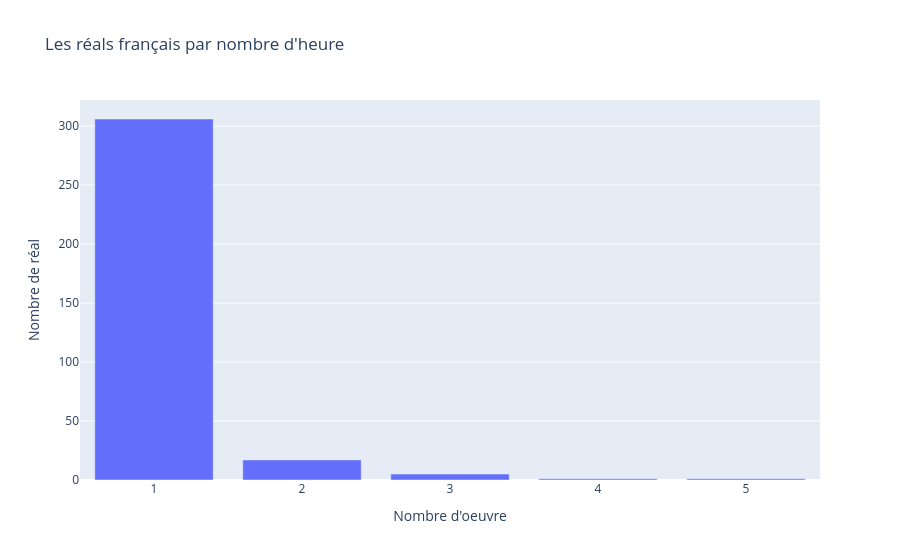

The notebook cell saved with this chart:
### Markdown cell above
## Filtre les réalisateurs par pays

### Code cell
french_directors = df[df["country"].str.contains("France", na=False)]["director"].str.split(", ").explode().dropna().value_counts()
repartition = french_directors.value_counts()

# Matplotlib
plt.figure(figsize=(10, 5))
plt.barh(repartition.index, repartition.values)
plt.title("Les réals français par nombre d'oeuvre créées")
plt.xlabel("Réalisateurs")
plt.ylabel("Nombre d'oeuvre")
plt.tight_layout()
plt.show()

#Seaborn
# Matplotlib
plt.figure(figsize=(10, 5))
sns.barplot(x=repartition.index, y=repartition.values)
plt.title("Les réals français par nombre d'oeuvre créées")
plt.xlabel("Nombre d'oeuvre")
plt.ylabel("Réalisateurs")
plt.tight_layout()
plt.show()

# Plotly
fig = px.bar(
    x=repartition.index,
    y=repartition.values,
    title="Les réals français par nombre d'heure",
    labels={"x": "Nombre d'oeuvre", "y": "Nombre de réal"}
)
fig.show()

### Figure 1 — Plotly figure (JSON) as saved in the notebook; plotly's stock layout.template omitted (floating-point values rounded to 4 significant figures)
{"data": [{"hovertemplate": "Nombre d'oeuvre=%{x}<br>Nombre de réal=%{y}<extra></extra>", "legendgroup": "", "marker": {"color": "#636efa", "pattern": {"shape": ""}}, "name": "", "orientation": "v", "showlegend": false, "textposition": "auto", "type": "bar", "x": [1, 2, 3, 5, 4], "xaxis": "x", "y": [306, 17, 5, 1, 1], "yaxis": "y"}], "layout": {"barmode": "relative", "legend": {"tracegroupgap": 0}, "title": {"text": "Les réals français par nombre d'heure"}, "xaxis": {"anchor": "y", "domain": [0, 1], "title": {"text": "Nombre d'oeuvre"}}, "yaxis": {"anchor": "x", "domain": [0, 1], "title": {"text": "Nombre de réal"}}}}
